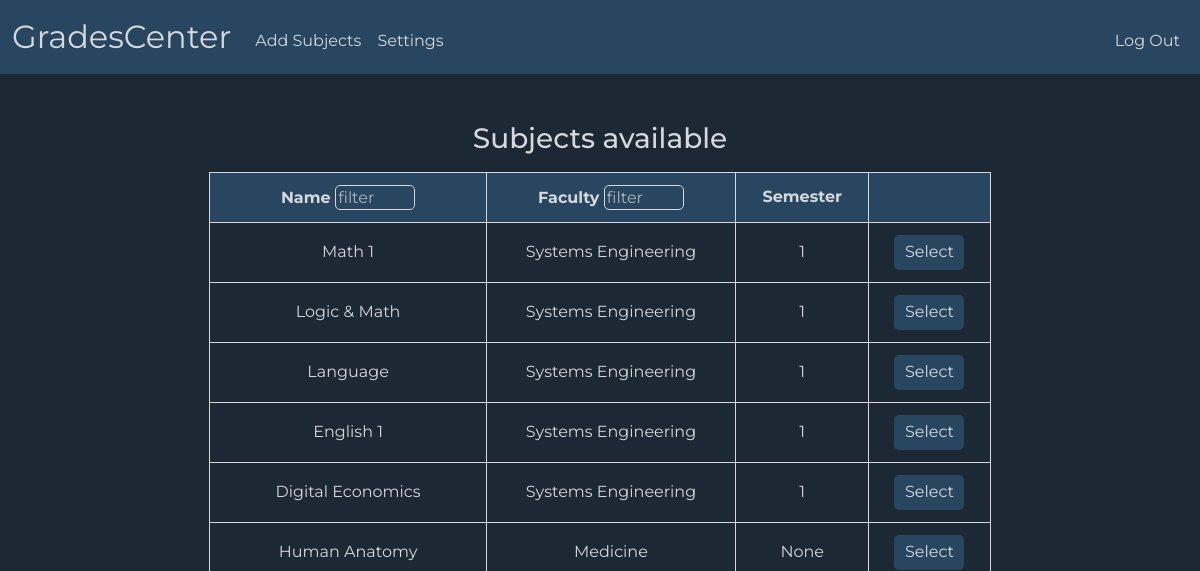
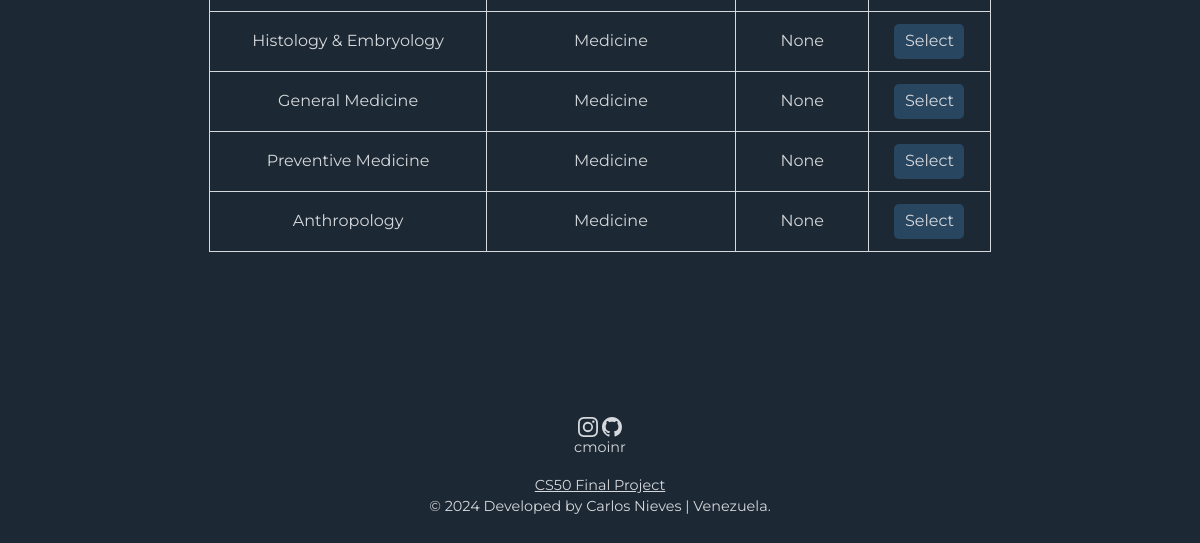
The page /subjects (signed in) on the database as committed earlier (2 pictures, top to bottom).
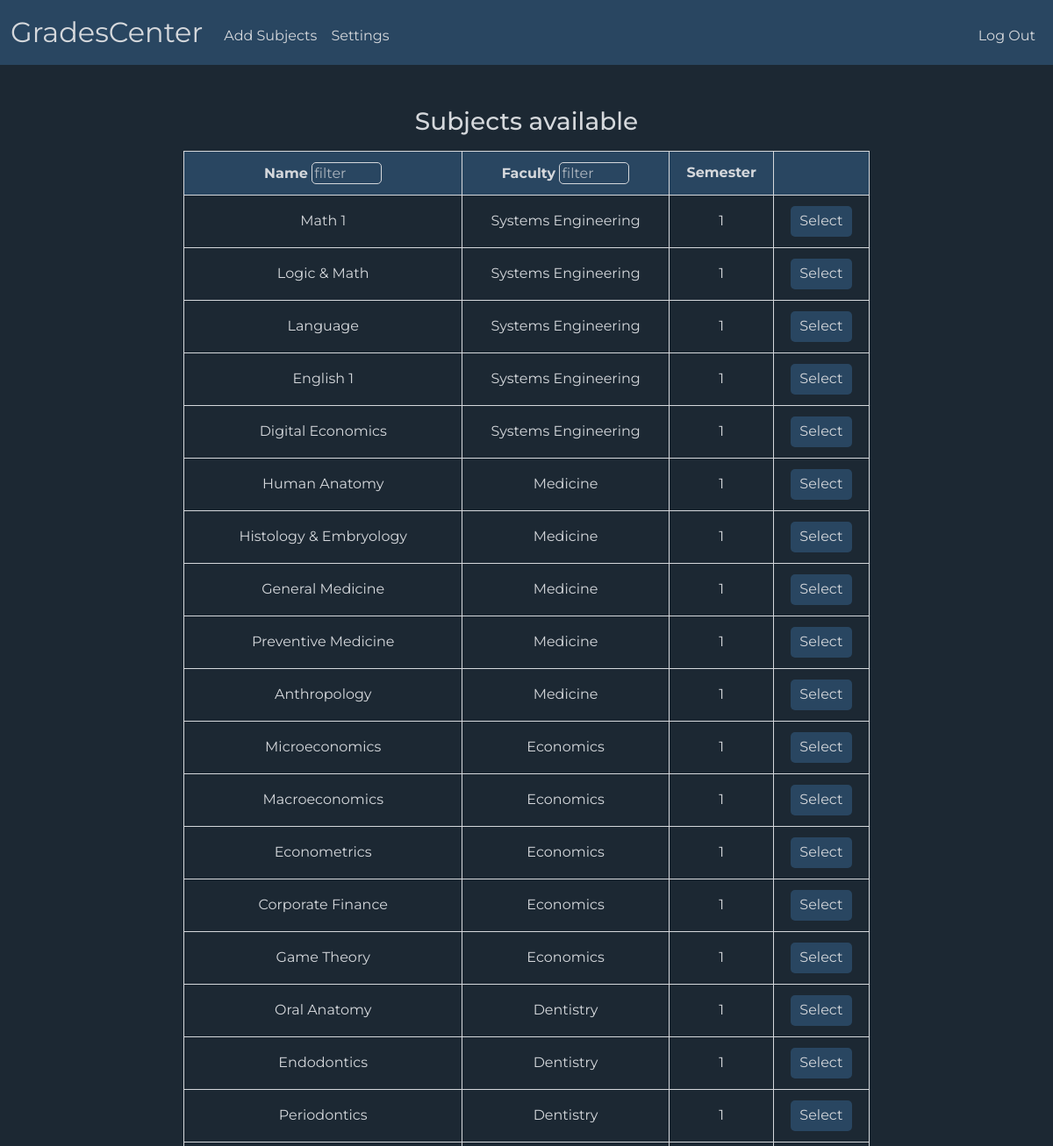
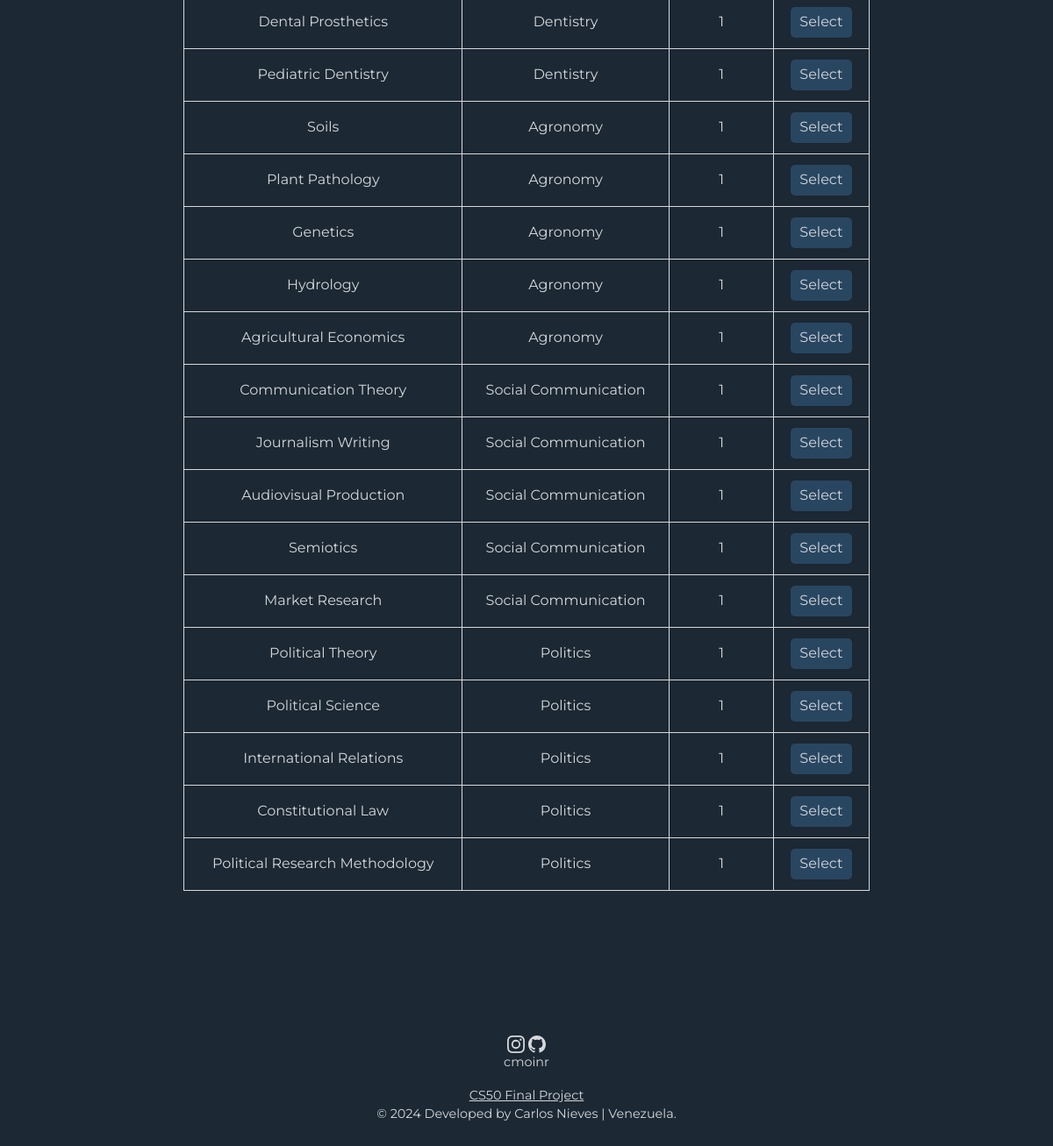
The same page on the database as committed later (2 pictures, top to bottom).
### tables this page shows
CREATE TABLE subjects (
    id TEXT NOT NULL,
    name TEXT NOT NULL,
    id_faculty TEXT NOT NULL,
    semester INTEGER NOT NULL,
    credits INTEGER NOT NULL,
    PRIMARY KEY(id)
    FOREIGN KEY(id_faculty) REFERENCES faculty(id)
);

CREATE TABLE faculty (
    id TEXT NOT NULL,
    field TEXT NOT NULL,
    PRIMARY KEY(id)
);

### app.py (the view)
@app.route("/subjects", methods=["GET", "POST"])
@login_required
def subjects():
    if request.method == "POST":
        selected = request.form.get("selected")
        teaching = db.execute("""
            SELECT id_subject
            FROM teaching
            WHERE id_teacher = ?
            AND id_subject = ?
        """, session["user_id"], selected)
        already = db.execute("""
            SELECT id_subject
            FROM teaching
            WHERE id_subject = ?
        """, selected)
        if len(teaching) == 1:
            return apology("registered subject", 400)
        elif len(already) == 1:
            return apology("another teacher already teachs this subject", 400)
        else:
            db.execute("""
                INSERT INTO teaching (id_teacher, id_subject)
                VALUES(?, ?)
            """, session["user_id"], selected)
            return redirect("/")
    else:
        subjects = db.execute("""
            SELECT subjects.id, name, field, semester
            FROM subjects
            JOIN faculty ON subjects.id_faculty = faculty.id
        """)
        return render_template("subjects.html", subjects=subjects)

### app.py (called while the page is built)
@app.after_request
def after_request(response):
    response.headers["Cache-Control"] = "no-cache, no-store, must-revalidate"
    response.headers["Expires"] = 0
    response.headers["Pragma"] = "no-cache"
    return response

### helpers.py (called while the page is built)
def login_required(f):
    @wraps(f)
    def decorated_function(*args, **kwargs):
        if session.get("user_id") is None:
            return redirect("/login")
        return f(*args, **kwargs)
    return decorated_function

### templates/subjects.html (shortened to what this page needs)
{% extends "layout.html" %}
{% block main %}
    <div class="mb-3">
        <h3>Subjects available</h3>
    </div>
    <div class="mb-3">
            <table>
                <thead>
                    <tr class="high">
                        <th>Name <input class="filter" type="text" id="filterName" placeholder="filter"></th>
                        <th>Faculty <input class="filter" type="text" id="filterFaculty" placeholder="filter"></th>
                        <th>Semester</th>
                        <th></th>
                    </tr>
                </thead>
                <tbody>
                    {% for subject in subjects %}
                        <tr>
                            <td>{{ subject['name'] }}</td>
                            <td>{{ subject['field'] }}</td>
                            <td>{{ subject['semester'] }}</td>
                            <td>
                                <form action="/subjects" method="post">
                                    <input class="enroll" type="submit" value="Select">
                                </form>
                            </td>
                        </tr>
                    {% endfor %}
                </tbody>
            </table>
    </div>
{% endblock %}

### templates/layout.html (shortened to what this page needs)
<!DOCTYPE html>
<html lang="en">
    <head>
        <link href="https://cdn.jsdelivr.net/npm/bootstrap@5.3.3/dist/css/bootstrap.min.css" rel="stylesheet">
        <link href="/static/styles.css" rel="stylesheet">
    </head>
    <body>
        <nav id="main_bar" class="bg navbar navbar-expand-md navbar-light">
            <div class="container-fluid">
                {% if session["role"] == "student" %}
                    <a class="navbar-brand" href="/student">GradesCenter</a>
                {% else %}
                    <a class="navbar-brand" href="/" id="main_brand">GradesCenter</a>
                    <button aria-controls="navbar" aria-expanded="false" aria-label="Toggle navigation" class="navbar-toggler" data-bs-target="#navbar" data-bs-toggle="collapse" type="button">
                        <span class="navbar-toggler-icon"></span>
                    </button>
                {% endif %}
                <div class="collapse navbar-collapse" id="navbar">
                    {% if session["user_id"] %}
                        {% if session["role"] == "teacher" %}
                            <ul class="navbar-nav me-auto mt-2">
                                <li class="nav-item"><a class="nav-link" href="/subjects">Subjects</a></li>
                                <li class="nav-item"><a class="nav-link" href="/settings">Settings</a></li>
                            </ul>
                            <ul class="navbar-nav ms-auto mt-2">
                                <li class="nav-item"><a class="nav-link" href="/logout">Log Out</a></li>
                            </ul>
                        {% elif session["role"] == "student" %}
                            <ul class="navbar-nav me-auto mt-2">
                                <li class="nav-item"><a class="nav-link" href="/add_subjects">Add Subjects</a></li>
                                <li class="nav-item"><a class="nav-link" href="/settings">Settings</a></li>
                            </ul>
                            <ul class="navbar-nav ms-auto mt-2">
                                <li class="nav-item"><a class="nav-link" href="/logout">Log Out</a></li>
                            </ul>
                        {% endif %}
                    {% else %}
                        <ul class="navbar-nav ms-auto mt-2">
                            <li class="nav-item"><a class="nav-link" href="/register">Register</a></li>
                            <li class="nav-item"><a class="nav-link" href="/login">Log In</a></li>
                        </ul>
                    {% endif %}
                </div>
            </div>
        </nav>
        <main class="container py-5 text-center">
            {% block main %}{% endblock %}
        </main>
        <footer class="mb-5">
            <div>
                <p>cmoinr</p>
            </div>
            <div>
                <a href="https://cs50.harvard.edu/x/2024/project/">CS50 Final Project</a>
            </div>
            © 2024 Developed by Carlos Nieves | Venezuela.
        </footer>
    </body>
</html>

### static/styles.css (style rules this page uses)
body { font-family: 'Montserrat', sans-serif; background-color:#1c2833; }
nav .navbar-brand { font-size: xx-large; }
.navbar-brand { color: #d5d8dc; transition-duration: 0.5s; }
.nav-link { color: #d5d8dc; background-color: transparent; transition-duration: 0.5s; }
#main_bar { background: #294661; }
h3, h5, h6 { color: #d5d8dc; }
table { background-color: transparent; margin-bottom: 1rem; width: 70%; margin-left: auto; margin-right: auto; color: #d5d8dc; }
table th, table td { border: 1px solid #d5d8dc; padding: 0.75rem; vertical-align: middle; }
.high { background-color: #294661; border: 1px solid #d5d8dc; }
input { background-color: #294661; outline: none; border: none; border-radius: 5px; color: #d5d8dc; width: 200px; height: 35px; }
input::placeholder { color: #d5d8dcc2; }
.enroll { width: 70px; transition-duration: 0.5s; }
.filter { height: 25px; width: 80px; border: 0.5px solid #d5d8dc; }
footer { text-align: center; font-size: 90%; color: #d5d8dc; margin-left: auto; margin-right: auto; margin-bottom: -1px; margin-top: 100px; }
a { color: #d5d8dc; }

Rows that differ between the two databases and show on the page:
changed subjects "Human Anatomy": semester "None" → "1"
changed subjects "Histology & Embryology": semester "None" → "1"
changed subjects "General Medicine": semester "None" → "1"
changed subjects "Preventive Medicine": semester "None" → "1"
changed subjects "Anthropology": semester "None" → "1"
added subjects: name "Microeconomics", field "Economics", semester "1"
added subjects: name "Macroeconomics", field "Economics", semester "1"
added subjects: name "Econometrics", field "Economics", semester "1"
added subjects: name "Corporate Finance", field "Economics", semester "1"
added subjects: name "Game Theory", field "Economics", semester "1"
added subjects: name "Oral Anatomy", field "Dentistry", semester "1"
added subjects: name "Endodontics", field "Dentistry", semester "1"
added subjects: name "Periodontics", field "Dentistry", semester "1"
added subjects: name "Dental Prosthetics", field "Dentistry", semester "1"
added subjects: name "Pediatric Dentistry", field "Dentistry", semester "1"
added subjects: name "Soils", field "Agronomy", semester "1"
added subjects: name "Plant Pathology", field "Agronomy", semester "1"
added subjects: name "Genetics", field "Agronomy", semester "1"
added subjects: name "Hydrology", field "Agronomy", semester "1"
added subjects: name "Agricultural Economics", field "Agronomy", semester "1"
added subjects: name "Communication Theory", field "Social Communication", semester "1"
added subjects: name "Journalism Writing", field "Social Communication", semester "1"
added subjects: name "Audiovisual Production", field "Social Communication", semester "1"
added subjects: name "Semiotics", field "Social Communication", semester "1"
added subjects: name "Market Research", field "Social Communication", semester "1"
added subjects: name "Political Theory", field "Politics", semester "1"
added subjects: name "Political Science", field "Politics", semester "1"
added subjects: name "International Relations", field "Politics", semester "1"
added subjects: name "Constitutional Law", field "Politics", semester "1"
added subjects: name "Political Research Methodology", field "Politics", semester "1"
